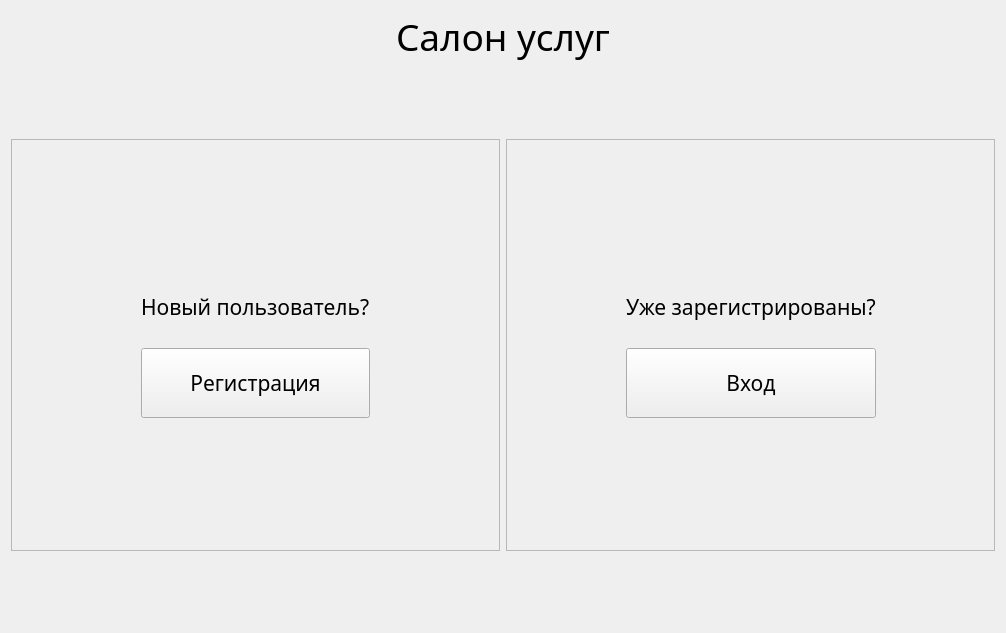
<?xml version="1.0" encoding="UTF-8"?>
<ui version="4.0">
 <class>welcomeWidget</class>
 <widget class="QWidget" name="welcomeWidget">
  <property name="geometry">
   <rect>
    <x>0</x>
    <y>0</y>
    <width>1006</width>
    <height>633</height>
   </rect>
  </property>
  <property name="font">
   <font>
    <family>Microsoft YaHei UI Light</family>
    <pointsize>16</pointsize>
   </font>
  </property>
  <property name="windowTitle">
   <string>Form</string>
  </property>
  <layout class="QVBoxLayout" name="verticalLayout">
   <item>
    <widget class="QLabel" name="label">
     <property name="sizePolicy">
      <sizepolicy hsizetype="Preferred" vsizetype="Preferred">
       <horstretch>0</horstretch>
       <verstretch>0</verstretch>
      </sizepolicy>
     </property>
     <property name="maximumSize">
      <size>
       <width>16777215</width>
       <height>100</height>
      </size>
     </property>
     <property name="font">
      <font>
       <family>Microsoft YaHei UI Light</family>
       <pointsize>28</pointsize>
      </font>
     </property>
     <property name="text">
      <string>Салон услуг</string>
     </property>
     <property name="alignment">
      <set>Qt::AlignmentFlag::AlignCenter</set>
     </property>
    </widget>
   </item>
   <item>
    <spacer name="verticalSpacer_7">
     <property name="orientation">
      <enum>Qt::Orientation::Vertical</enum>
     </property>
     <property name="sizeHint" stdset="0">
      <size>
       <width>20</width>
       <height>14</height>
      </size>
     </property>
    </spacer>
   </item>
   <item>
    <layout class="QHBoxLayout" name="horizontalLayout">
     <item>
      <layout class="QGridLayout" name="gridLayout_3">
       <item row="0" column="0">
        <widget class="QFrame" name="frame_2">
         <property name="frameShape">
          <enum>QFrame::Shape::StyledPanel</enum>
         </property>
         <property name="frameShadow">
          <enum>QFrame::Shadow::Sunken</enum>
         </property>
         <layout class="QGridLayout" name="gridLayout_6">
          <item row="3" column="1">
           <spacer name="verticalSpacer_2">
            <property name="orientation">
             <enum>Qt::Orientation::Vertical</enum>
            </property>
            <property name="sizeType">
             <enum>QSizePolicy::Policy::Expanding</enum>
            </property>
            <property name="sizeHint" stdset="0">
             <size>
              <width>20</width>
              <height>123</height>
             </size>
            </property>
           </spacer>
          </item>
          <item row="2" column="1">
           <widget class="QPushButton" name="registerButton">
            <property name="minimumSize">
             <size>
              <width>200</width>
              <height>70</height>
             </size>
            </property>
            <property name="text">
             <string>Регистрация</string>
            </property>
           </widget>
          </item>
          <item row="0" column="1">
           <spacer name="verticalSpacer">
            <property name="orientation">
             <enum>Qt::Orientation::Vertical</enum>
            </property>
            <property name="sizeType">
             <enum>QSizePolicy::Policy::Expanding</enum>
            </property>
            <property name="sizeHint" stdset="0">
             <size>
              <width>20</width>
              <height>123</height>
             </size>
            </property>
           </spacer>
          </item>
          <item row="1" column="0">
           <spacer name="horizontalSpacer">
            <property name="orientation">
             <enum>Qt::Orientation::Horizontal</enum>
            </property>
            <property name="sizeType">
             <enum>QSizePolicy::Policy::Expanding</enum>
            </property>
            <property name="sizeHint" stdset="0">
             <size>
              <width>112</width>
              <height>20</height>
             </size>
            </property>
           </spacer>
          </item>
          <item row="1" column="1">
           <widget class="QLabel" name="label_2">
            <property name="minimumSize">
             <size>
              <width>0</width>
              <height>70</height>
             </size>
            </property>
            <property name="text">
             <string>Новый пользователь?</string>
            </property>
           </widget>
          </item>
          <item row="1" column="2">
           <spacer name="horizontalSpacer_2">
            <property name="orientation">
             <enum>Qt::Orientation::Horizontal</enum>
            </property>
            <property name="sizeType">
             <enum>QSizePolicy::Policy::Expanding</enum>
            </property>
            <property name="sizeHint" stdset="0">
             <size>
              <width>111</width>
              <height>20</height>
             </size>
            </property>
           </spacer>
          </item>
         </layout>
        </widget>
       </item>
      </layout>
     </item>
     <item>
      <layout class="QGridLayout" name="gridLayout_4">
       <item row="0" column="0">
        <widget class="QFrame" name="frame">
         <property name="frameShape">
          <enum>QFrame::Shape::StyledPanel</enum>
         </property>
         <property name="frameShadow">
          <enum>QFrame::Shadow::Raised</enum>
         </property>
         <layout class="QGridLayout" name="gridLayout_5">
          <item row="0" column="1">
           <spacer name="verticalSpacer_3">
            <property name="orientation">
             <enum>Qt::Orientation::Vertical</enum>
            </property>
            <property name="sizeType">
             <enum>QSizePolicy::Policy::Expanding</enum>
            </property>
            <property name="sizeHint" stdset="0">
             <size>
              <width>20</width>
              <height>123</height>
             </size>
            </property>
           </spacer>
          </item>
          <item row="1" column="0">
           <spacer name="horizontalSpacer_3">
            <property name="orientation">
             <enum>Qt::Orientation::Horizontal</enum>
            </property>
            <property name="sizeHint" stdset="0">
             <size>
              <width>101</width>
              <height>20</height>
             </size>
            </property>
           </spacer>
          </item>
          <item row="1" column="1">
           <widget class="QLabel" name="label_3">
            <property name="minimumSize">
             <size>
              <width>0</width>
              <height>70</height>
             </size>
            </property>
            <property name="text">
             <string>Уже зарегистрированы?</string>
            </property>
           </widget>
          </item>
          <item row="1" column="2">
           <spacer name="horizontalSpacer_4">
            <property name="orientation">
             <enum>Qt::Orientation::Horizontal</enum>
            </property>
            <property name="sizeHint" stdset="0">
             <size>
              <width>100</width>
              <height>20</height>
             </size>
            </property>
           </spacer>
          </item>
          <item row="2" column="1">
           <widget class="QPushButton" name="loginButton">
            <property name="minimumSize">
             <size>
              <width>200</width>
              <height>70</height>
             </size>
            </property>
            <property name="text">
             <string>Вход</string>
            </property>
           </widget>
          </item>
          <item row="3" column="1">
           <spacer name="verticalSpacer_4">
            <property name="orientation">
             <enum>Qt::Orientation::Vertical</enum>
            </property>
            <property name="sizeType">
             <enum>QSizePolicy::Policy::Expanding</enum>
            </property>
            <property name="sizeHint" stdset="0">
             <size>
              <width>20</width>
              <height>123</height>
             </size>
            </property>
           </spacer>
          </item>
         </layout>
        </widget>
       </item>
      </layout>
     </item>
    </layout>
   </item>
   <item>
    <spacer name="verticalSpacer_6">
     <property name="orientation">
      <enum>Qt::Orientation::Vertical</enum>
     </property>
     <property name="sizeHint" stdset="0">
      <size>
       <width>20</width>
       <height>40</height>
      </size>
     </property>
    </spacer>
   </item>
  </layout>
 </widget>
 <resources/>
 <connections/>
</ui>
